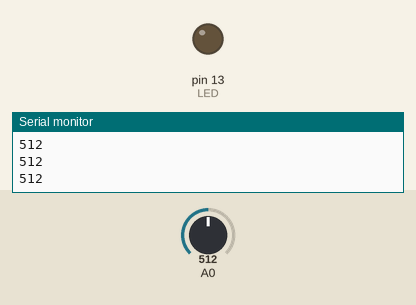
This sketch was run on a simulated Arduino Uno, built with avr-gcc and run on an emulated ATmega328P. Parts: output pins drawn as LEDs (lit = HIGH), the last lines printed to the serial monitor. Inputs (shaded band) come from the test bench; at power-on: A0 = 512.

Above: at 1.2 s.
1.3 s: A0 set to 991
2.8 s: A0 set to 1006
At 3.8 s:
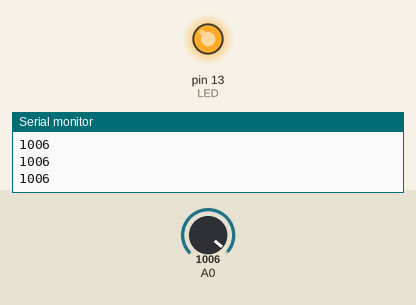
4.3 s: A0 set to 990
At 4.9 s:
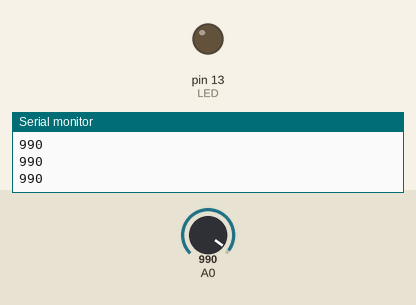
5.8 s: A0 set to 1010
At 6.1 s:
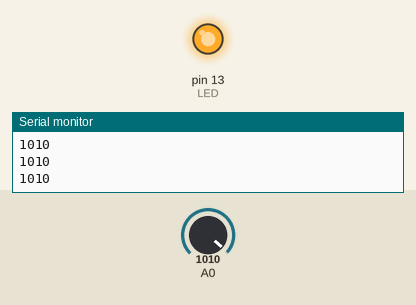
Timing chart, 0 to 8.3 s (numbered marks = the images above; inputs shaded):
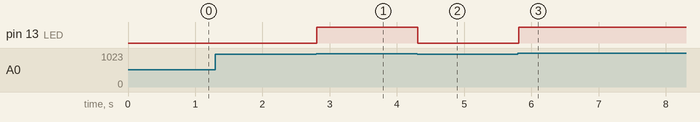

Measured:
- the behaviour switches between 999 and 1000 on A0 (found by bisection; images 0 and 1)
- after the input at 2.8 s, pin 13 (LED): LOW → HIGH at once
- after the input at 4.3 s, pin 13 (LED): HIGH → LOW at once
- after the input at 5.8 s, pin 13 (LED): LOW → HIGH at once

The sketch:

__LIGHT_SENSITIVE_LED.ino
```cpp
int LED = 13;
int val = 0; //initalize the voltage value of analong pin as 0

void setup(){
  pinMode(LED, OUTPUT);
  Serial.begin(9600);
}

void loop(){
  val = analogRead(0);
  Serial.println(val);
  if (val<1000){
    digitalWrite(LED, LOW);
  }
  else{
    digitalWrite(LED, HIGH);
  }
  delay(10);
}
```
